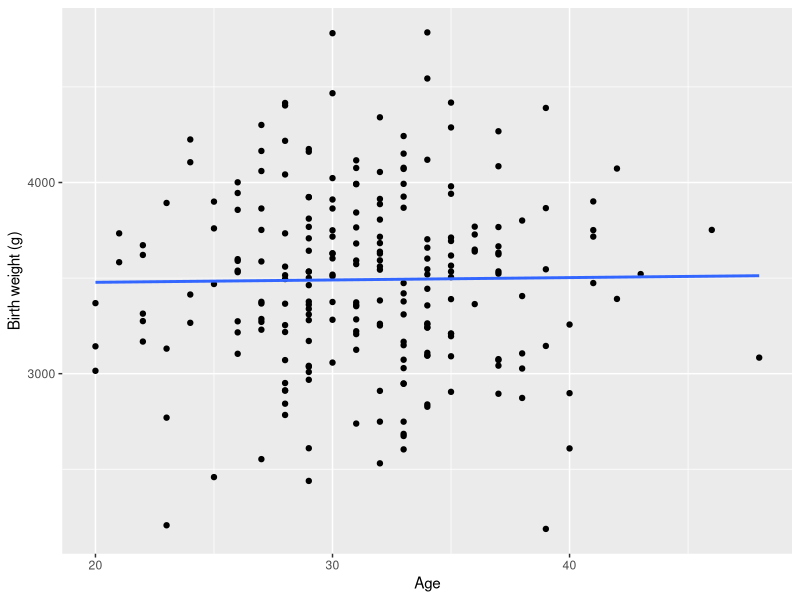
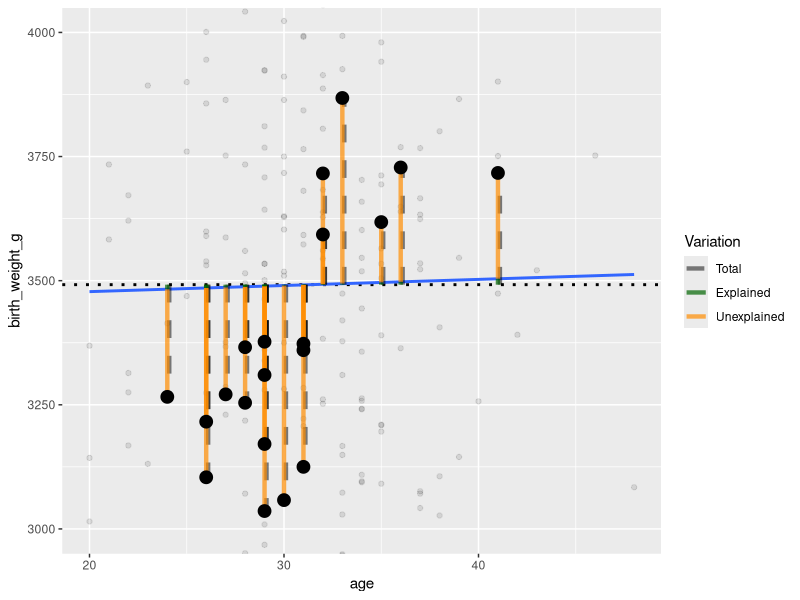
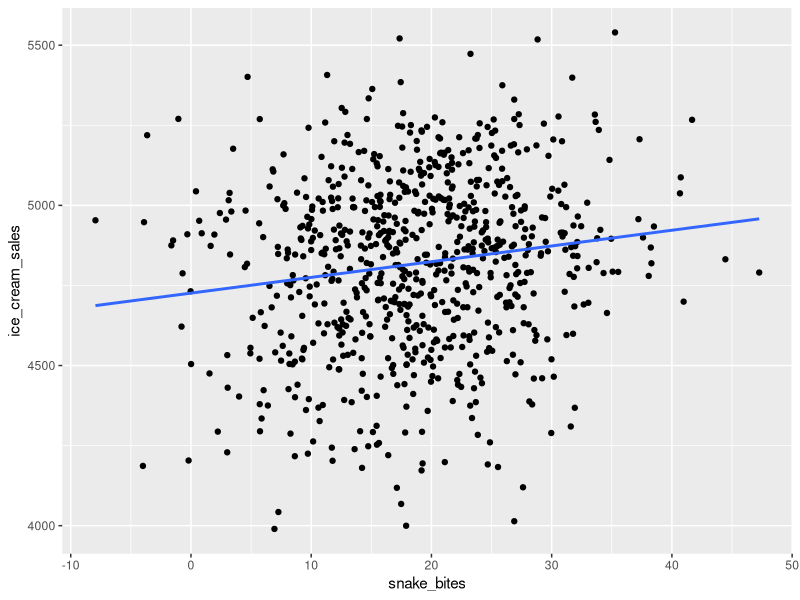
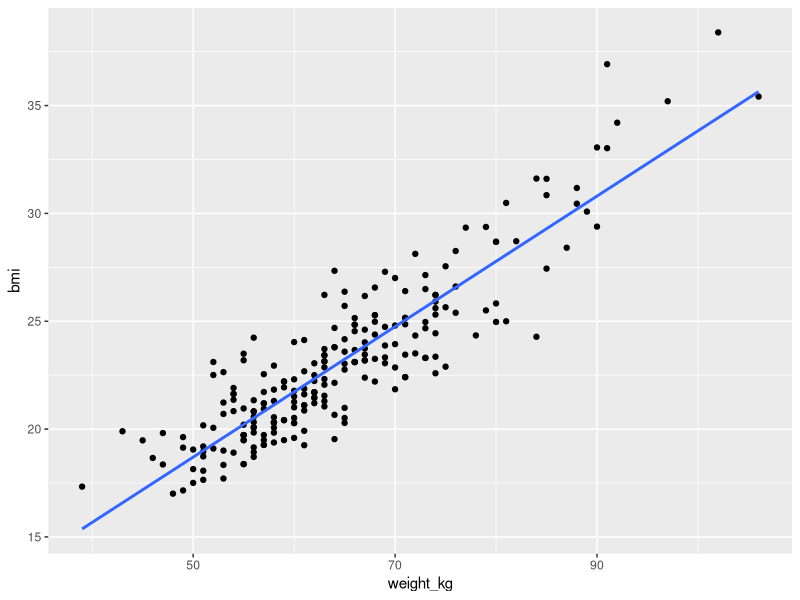

Reproduce these figures in R, in order.
## ---- chunk 1
#| warning: false
library(tidyverse)
birth <- read_csv("datasets/birth.csv") # Remember to set the correct path
# Recoding sex as factor
birth <- birth |>  mutate(sex = as.factor(ifelse(sex == 1, "Male", "Female")))
glimpse(birth)
## ---- chunk 2
model_summary <- birth |> 
  lm(formula = birth_weight_g ~ age) |> 
  summary()
model_summary$coefficients
## ---- chunk 3
# Mother length
model_summary <- birth |> 
  lm(formula = birth_weight_g ~ length_cm) |> 
  summary()
model_summary$coefficients
# Mother weight
model_summary <- birth |> 
  lm(formula = birth_weight_g ~ weight_kg) |> 
  summary()
model_summary$coefficients
# Mother BMI
model_summary <- birth |> 
  lm(formula = birth_weight_g ~ bmi) |> 
  summary()
model_summary$coefficients
## ---- chunk 4
model_summary <- birth |> 
  lm(formula = birth_weight_g ~ age) |> 
  summary()
model_summary$r.squared
## ---- chunk 5
birth |> 
  ggplot(aes(x = age, y = birth_weight_g)) +
  geom_point() + 
  geom_smooth(method = "lm", se = FALSE) +
  labs(
    x = "Age",
    y = "Birth weight (g)")
## ---- chunk 6
#| warning: false
#| code-fold: true
#| comment: "Code"
# Limits
ylims <- c(3000, 4000)
# Predictions
model <- birth |> lm(formula = birth_weight_g ~ age)
# Subset points to show
set.seed(1337)
subset_birth <- birth |> 
  mutate(
    pred = predict(model),
    resid = resid(model)) |> 
  filter(
    (age < mean(birth$age) & birth_weight_g < pred - 100) |
    (age > mean(birth$age) & birth_weight_g > pred + 100)) |>  
  filter(birth_weight_g < 4000 & birth_weight_g > 3000) |> 
  sample_n(20)
# Calculate mean of birth weight
mean_bw <- birth |> pull(birth_weight_g) |> mean()

birth |> 
  ggplot(aes(
    x = age, 
    y = birth_weight_g)) + 
  geom_hline(
    yintercept = mean_bw,
    linetype = 3,
    linewidth = 1) +
  geom_point(alpha = 0.1) + 
  geom_smooth(method = "lm", se = FALSE) +
  geom_segment( # Total variation
    data = subset_birth,
    aes(
      x = age + 0.1,
      xend = age + 0.1,
      y =  mean_bw,
      yend = birth_weight_g,
      col = "Total"),
    linetype = 2,
    linewidth = 1.5,
    alpha = 0.5) +
    geom_segment( # Unexplained variation
    data = subset_birth,
    aes(
      x = age,
      xend = age,
      y =  pred,
      yend = birth_weight_g,
      col = "Unexplained"),
    linewidth = 1.5,
    alpha = 0.7
    ) +
  geom_segment( # Explained variation
    data = subset_birth,
    aes(
      x = age,
      xend = age,
      y =  mean_bw,
      yend = pred,
      col = "Explained"),
    linewidth = 1.5,
    alpha = 0.7
    ) +
  geom_point(data = subset_birth, size = 4) + 
  labs(
    col = "Variation") +
  scale_color_manual(
    values = c(
      "Total" = "black",
      "Explained" = "darkgreen", 
      "Unexplained" = "darkorange"),
    breaks = c(
      "Total", "Explained", "Unexplained")) +
  coord_cartesian(ylim = ylims)
## ---- chunk 7
model <- birth |> lm(formula = birth_weight_g ~ weight_kg + length_cm)
model |> summary()
## ---- chunk 8
# Simulating data
set.seed(42) # Important to include this!
n_days <- 153 
n_years <- 5
month <- rep(seq(4, 8, length.out = n_days), n_years)
ice_cream_sales <- 2000 + 3000 * sin(pi * month / 14) + rnorm(length(month), 0, 200)
snake_bites <- 20 * sin(pi * month / 14) + rnorm(length(month), 0, 8)

ice_cream <- tibble(month = month, ice_cream_sales = ice_cream_sales, snake_bites = snake_bites)
## ---- chunk 9
ice_cream |> 
  ggplot(aes(x = snake_bites, y = ice_cream_sales)) + 
  geom_point() + 
  geom_smooth(method = "lm", se = FALSE)
## ---- chunk 10
ice_cream |> 
  lm(formula = ice_cream_sales ~ snake_bites) |> 
  summary()
## ---- chunk 11
ice_cream |> 
  lm(formula = ice_cream_sales ~ snake_bites + month) |> 
  summary()
## ---- chunk 12
birth |> 
  ggplot(aes(x= weight_kg, y = bmi)) + 
  geom_point() +
  geom_smooth(method = "lm", se = FALSE)
## ---- chunk 13
birth |> 
  lm(formula = bmi ~ weight_kg) |> 
  summary()
## ---- chunk 14
ms <- birth |> lm(formula = birth_weight_g ~ pregnancy_duration_wks) |> summary() ; ms$adj.r.squared
ms <- birth |> lm(formula = birth_weight_g ~ sex) |> summary() ; ms$adj.r.squared
ms <- birth |> lm(formula = birth_weight_g ~ age) |> summary() ; ms$adj.r.squared
ms <- birth |> lm(formula = birth_weight_g ~ length_cm) |> summary() ; ms$adj.r.squared
ms <- birth |> lm(formula = birth_weight_g ~ weight_kg) |> summary() ; ms$adj.r.squared
ms <- birth |> lm(formula = birth_weight_g ~ bmi) |> summary() ; ms$adj.r.squared
## ---- chunk 15
ms <- birth |> lm(formula = birth_weight_g ~ pregnancy_duration_wks + sex) |> summary() ; ms$adj.r.squared
ms <- birth |> lm(formula = birth_weight_g ~ pregnancy_duration_wks + age) |> summary() ; ms$adj.r.squared
ms <- birth |> lm(formula = birth_weight_g ~ pregnancy_duration_wks + length_cm) |> summary() ; ms$adj.r.squared
ms <- birth |> lm(formula = birth_weight_g ~ pregnancy_duration_wks + weight_kg) |> summary() ; ms$adj.r.squared
ms <- birth |> lm(formula = birth_weight_g ~ pregnancy_duration_wks + bmi) |> summary() ; ms$adj.r.squared
## ---- chunk 16
ms <- birth |> lm(formula = birth_weight_g ~ pregnancy_duration_wks + length_cm + sex) |> summary() ; ms$adj.r.squared
ms <- birth |> lm(formula = birth_weight_g ~ pregnancy_duration_wks + length_cm + age) |> summary() ; ms$adj.r.squared
ms <- birth |> lm(formula = birth_weight_g ~ pregnancy_duration_wks + length_cm + weight_kg) |> summary() ; ms$adj.r.squared
ms <- birth |> lm(formula = birth_weight_g ~ pregnancy_duration_wks + length_cm + bmi) |> summary() ; ms$adj.r.squared
## ---- chunk 17
ms <- birth |> lm(formula = birth_weight_g ~ pregnancy_duration_wks + length_cm + sex + age) |> summary() ; ms$adj.r.squared
ms <- birth |> lm(formula = birth_weight_g ~ pregnancy_duration_wks + length_cm + sex + weight_kg) |> summary() ; ms$adj.r.squared
ms <- birth |> lm(formula = birth_weight_g ~ pregnancy_duration_wks + length_cm + sex + bmi) |> summary() ; ms$adj.r.squared
## ---- chunk 18
ms <- birth |> lm(formula = birth_weight_g ~ pregnancy_duration_wks + length_cm + sex + weight_kg + age) |> summary() ; ms$adj.r.squared
ms <- birth |> lm(formula = birth_weight_g ~ pregnancy_duration_wks + length_cm + sex + weight_kg + bmi) |> summary() ; ms$adj.r.squared
## ---- chunk 19
# Forward selection (fs) model
model_fs <- birth |> lm(formula = birth_weight_g ~ pregnancy_duration_wks + length_cm + sex + weight_kg)
model_fs |> summary()
## ---- chunk 20
# First forward step
ms <- birth |> lm(formula = birth_weight_g ~ pregnancy_duration_wks) |> summary() ; ms$coefficients
# Second forward step
ms <- birth |> lm(formula = birth_weight_g ~ pregnancy_duration_wks + length_cm) |> summary() ; ms$coefficients
# Third forward step
ms <- birth |> lm(formula = birth_weight_g ~ pregnancy_duration_wks + length_cm + sex) |> summary() ; ms$coefficients
# Fourth forward step
ms <- birth |> lm(formula = birth_weight_g ~ pregnancy_duration_wks + length_cm + sex + weight_kg) |> summary() ; ms$coefficients
## ---- chunk 21
library(palmerpenguins)
glimpse(penguins)
## ---- chunk 22
penguins |> lm(formula = body_mass_g ~ .) |> summary()
## ---- chunk 23
penguins |> lm(formula = body_mass_g ~ . - island) |> summary() 
## ---- chunk 24
model_de <- birth |> 
  lm(formula = birth_weight_g ~ . - bmi - age)
prediction <- predict(
  model_de, 
  data.frame(
    sex = "Female", 
    pregnancy_duration_wks = 40, 
    weight_kg = 68, 
    bmi = 24, 
    length_cm = 170, 
    age = 0))
prediction
## ---- chunk 25
# Prediction interval by backward selection model
model_bs <- birth |> lm(formula = birth_weight_g ~ pregnancy_duration_wks + sex + weight_kg + bmi)
predict(
  model_bs, 
  data.frame(
    sex = "Female", 
    pregnancy_duration_wks = 40, 
    weight_kg = 68, 
    bmi = 24),
  interval = "prediction")

# Prediction interval by backward selection model
model_de <- birth |> 
  lm(formula = birth_weight_g ~ . - bmi - age)
predict(
  model_de, 
  data.frame(
    sex = "Female", 
    pregnancy_duration_wks = 40, 
    weight_kg = 68, 
    bmi = 24, 
    length_cm = 170, 
    age = 0),
  interval = "prediction")
